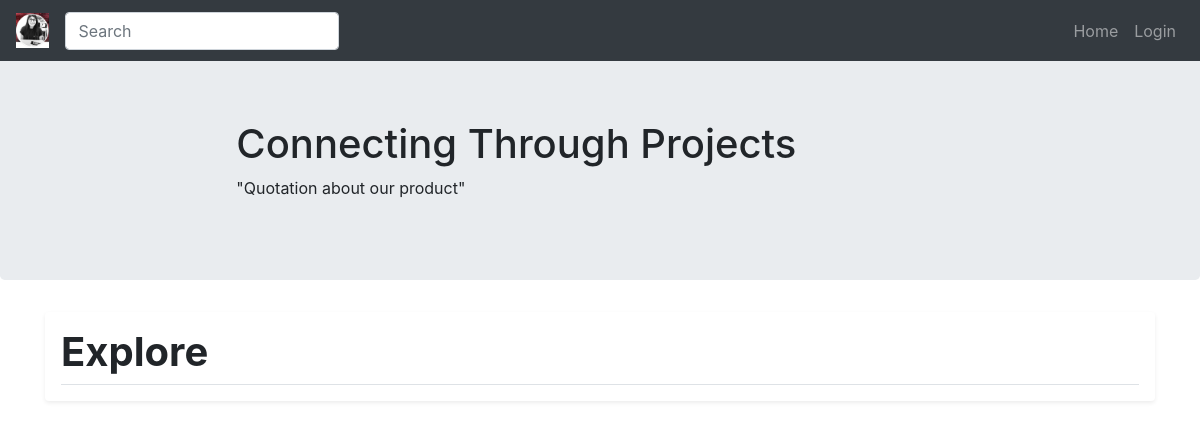
The page /index on the database as committed earlier.
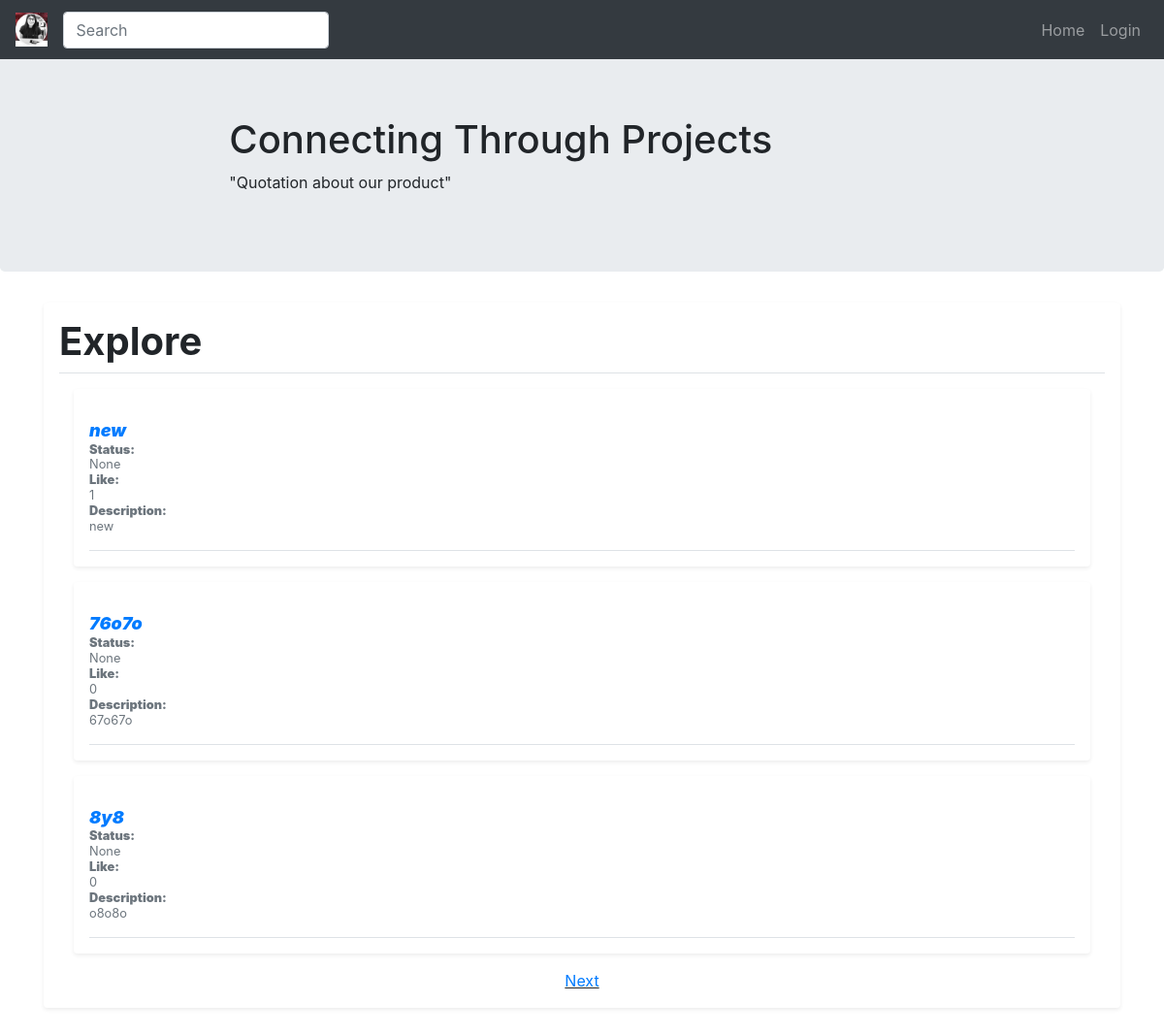
The same page on the database as committed later.
### app/models/project.py (models this page shows, shortened)
class Project(db.Model):
    __tablename__ = 'projects'
    id = db.Column(db.Integer, primary_key=True)
    name = db.Column(db.String(64))
    description = db.Column(db.String(1024))
    status = db.Column(db.String(64))
    creation_date = db.Column(db.DateTime, index=True, default=datetime.utcnow)
    last_update = db.Column(db.DateTime, index=True, default=datetime.utcnow)
    tags = db.relationship('Tag', secondary=project_tags, lazy='dynamic',
                           backref=db.backref('projects', lazy='dynamic'))
    skills = db.relationship('Skill', secondary=project_skills, lazy='dynamic',
                             backref=db.backref('projects', lazy='dynamic'))
    membership_requests = db.relationship('User', secondary=project_requests, lazy='dynamic',
                                          backref=db.backref('membership_requests', lazy='dynamic'))
    def likes(self):
        return self.liked_by.count()

### app/main/routes.py (the view)
@bp.route('/')
@bp.route('/home')
@bp.route('/index')
def explore():
    items_per_page = request.args.get('items_per_page', current_app.config['DEFAULT_ITEMS_PER_PAGE'], type=int)
    page_no = request.args.get('page', 1, type=int)
    projects = Project.query.order_by(Project.last_update.desc()).paginate(page_no, items_per_page, False)
    next_url = url_for('main.explore', page=projects.next_num) if projects.has_next else None
    prev_url = url_for('main.explore', page=projects.prev_num) if projects.has_prev else None
    print(projects.has_next)
    print(next_url)
    return render_template('dev/explore.html', title='Explore', projects=projects.items,
                           next_url=next_url, prev_url=prev_url)

### app/templates/dev/explore.html
{% extends "navbar(demo).html" %}
{% block content %}
    {% include "project_list(demo).html" %}
{% endblock %}

### app/templates/navbar(demo).html (shortened to what this page needs)
<html lang="en"><head><meta http-equiv="Content-Type" content="text/html; charset=UTF-8">
    <link href="./static/Navbar Template for Bootstrap_files/bootstrap.min.css" rel="stylesheet">
    <link href="./static/Navbar Template for Bootstrap_files/navbar.css" rel="stylesheet">
    <link href="./static/Offcanvas template for Bootstrap_files/bootstrap.min.css" rel="stylesheet">
    <link href="./static/Offcanvas template for Bootstrap_files/offcanvas.css" rel="stylesheet">
  </head>
  <body>
    <div>
    <nav class="navbar navbar-expand-lg fixed-top navbar-dark bg-dark">
      <img class="navbar-brand" class="mb-4" src="./static/pictures/Logo.PNG" alt="" width="45" height="45">
      <form class="form-inline my-2 my-md-0">
        <input class="form-control" type="text" placeholder="Search">
      </form>
      <div class="navbar-collapse collapse w-100 order-3 dual-collapse2">
        <ul class="navbar-nav ml-auto">
            <li class="nav-item">
                <a class="nav-link"  href="{{ url_for('main.explore') }}">Home</a>
            </li>
            {% if current_user.is_anonymous %}
                <li class="nav-item">
                  <a class="nav-link" href="{{ url_for('dev.login') }}">Login</a>
                </li>
            {% endif %}
        </ul>
      </div>
     </nav>
    </div>
      <main role="main">
        <div class="jumbotron">
          <div class="col-sm-8 mx-auto">
            <h1>Connecting Through Projects</h1>
            <p>"Quotation about our product"</p>
          </div>
        </div>
      </main>
<main role="main" class="container">
      <div class="my-3 p-3 bg-white rounded shadow-sm">
      <h1 class="border-bottom border-gray pb-2 mb-0"><b>Explore</b></h1>
    {% block content %}{% endblock %}
</body></html>

### app/templates/project_list(demo).html (shortened to what this page needs)
<!DOCTYPE html>
<html lang="en"><head><meta http-equiv="Content-Type" content="text/html; charset=UTF-8">
    <link href="./static/Navbar Template for Bootstrap_files/bootstrap.min.css" rel="stylesheet">
    <link href="./static/Navbar Template for Bootstrap_files/navbar.css" rel="stylesheet">
    <link href="./static/Offcanvas template for Bootstrap_files/bootstrap.min.css" rel="stylesheet">
    <link href="./static/Offcanvas template for Bootstrap_files/offcanvas.css" rel="stylesheet">
  </head>
<body>
  {% for project in projects %}
    <main role="main" class="container">
      <div class="my-3 p-3 bg-white rounded shadow-sm">
        <div class="media text-muted pt-3">
          <p class="media-body pb-3 mb-0 small lh-125 border-bottom border-gray">
            <strong class="d-block text-gray-dark"> <a class="d-block text-gray-dark" href="{{ url_for( 'dev.project', project_id=project.id) }}"><b><i><font size="4">{{project.name}}</font></i></b></a></strong>
            <strong class="d-block text-gray-dark"><b>Status: </b></strong>{{project.status}}
            <strong class="d-block text-gray-dark"><b>Like: </b></strong>{{project.likes()}}
            <strong class="d-block text-gray-dark"><b>Description: </b></strong>{{project.description}}
          </p>
        </div>
      </div>
    </main>
  {% endfor %}
  <div align="center"><u>
    {% if next_url %}
    <a href="{{ next_url }}">Next</a>
    {% endif %}
  </u></div>
</body>
</body></html>

Rows that differ between the two databases and show on the page:
added Project: name "new", status "None", likes "1", description "new"
added Project: name "76o7o", status "None", likes "0", description "67o67o"
added Project: name "8y8", status "None", likes "0", description "o8o8o"
Other text that changed with them:
text now shown: "Next"
